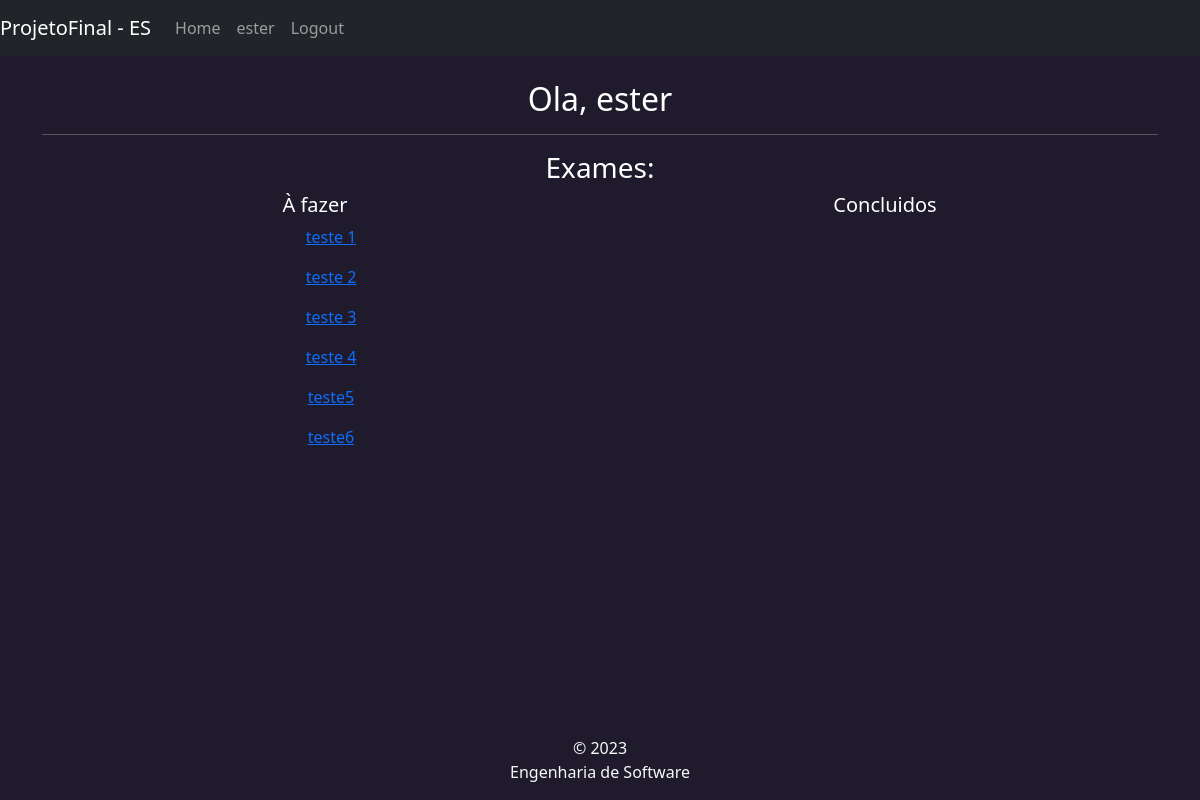
/user (signed in), run on an earlier commit of the app's database.
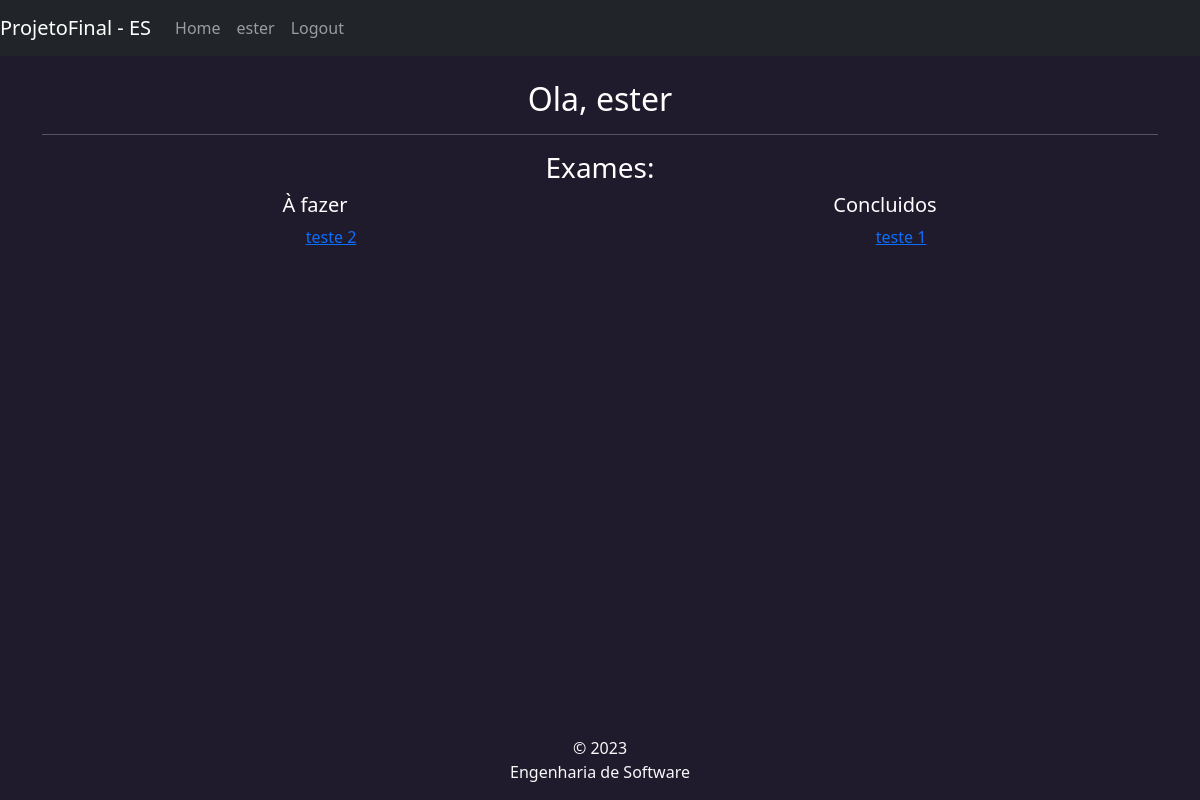
And on a later commit of the database.
### app/models/tables.py (models this page shows)
class Exame(db.Model):
    __tablename__ = 'exames'
    id = db.Column(db.Integer, primary_key=True)
    nome = db.Column(db.String,nullable = False)
    qtd_questoes = db.Column(db.Integer, nullable=False)
    valor = db.Column(db.String, nullable=False)
    horario_inicio = db.Column(db.DateTime, nullable = False)
    horario_fim = db.Column(db.DateTime, nullable = False)
    questoes:  Mapped[list["QuestaoExame"]] = relationship(back_populates="exame")
    '''
    questoes = db.relationship('Questao',secondary = questoes, lazy='subquery',
                               backref = db.backref('exames',lazy=True))
    questoesCE = db.relationship('QuestaoCE',secondary = questoesCE, lazy='subquery',
                               backref = db.backref('exames',lazy=True))
    questoesCA = db.relationship('QuestaoCA',secondary = questoesCA, lazy='subquery',
                               backref = db.backref('exames',lazy=True))
    '''

### app/controllers/routes.py (the view)
@app.route("/user")
@login_required
def user():
    now = datetime.now()
    if current_user.professor == True:
        return render_template('prof.html')
    else:
        exames = Exame.query.all()
        respondidas_id = [r.exame_id for r in RespotasExameUser.query.all()]
        exames_nao_respondidos = list()
        exames_respondidos = list()
        for e in exames:
            if(e.id not in respondidas_id):
                exames_nao_respondidos.append(e)
            else:
                exames_respondidos.append(e)
        return render_template('aluno.html', exames_nao_respondidos=exames_nao_respondidos, exames_respondidos=exames_respondidos)

### app/controllers/routes.py (called while the page is built)
@login_manager.user_loader
def load_user(user_id):
    return User.query.get(int(user_id))

### app/templates/aluno.html (shortened to what this page needs)
{% extends "base.html" %}
{% block content %}
    <h2 class="text-center">Ola, {{current_user.username }}</h2>
    <hr>
    <h3 class="text-center">Exames:</h3>
    <div class="row text-center">
      <div class="col">
        <h5>À fazer</h5>
        <ul>
          {% for e in exames_nao_respondidos %}
          <p>
            <a href="{{ url_for('responde_exame_view', id=e.id) }}">{{ e.nome }}</a>
          </p>
          {% endfor %}
        </ul>
      </div>
      <div class="col">
        <h5>Concluidos</h5>
        <ul>
          {% for e in exames_respondidos %}
          <p>
            <a href="">{{ e.nome }}</a>
          </p>
          {% endfor %}
        </ul>
      </div>
    </div>
{% endblock %}

What changed in the data, as far as the page shows it:
removed Exame: nome "teste 3", shown under "À fazer"
removed Exame: nome "teste 4", shown under "À fazer"
removed Exame: nome "teste5", shown under "À fazer"
removed Exame: nome "teste6", shown under "À fazer"
changed Exame "teste 1": moves from the list under "À fazer" to the list under "Concluidos"
